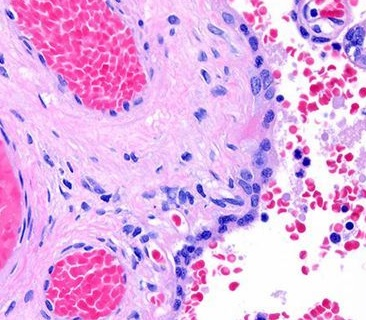
#> input picture images_original/11/Img_seg.jpg, 366 x 320 px, found by its file name
$ python 11_segmentation.py
#> lines starting #> are read from the running program, lines starting #| are printed output that depends on the picture; after the words box and inside, x2 and y2 are one past the last pixel; in counts of white or black regions, pixels touching at a corner belong together
### sources/library.py
import numpy as np
import matplotlib.pyplot as plt
import os
import sys

file_out = open('./outputs/' + os.path.basename(sys.argv[0]).split('.')[0] + '.txt', "w")

def print_out(text):
    print(text)
    file_out.write(text + '\n')

# [43 lines left out: functions plotar_histograma_cinzas, plotar_histograma_ruido, plotar_comparacao_histograma, not called in this run]

### sources/11_segmentation.py
# Instalar pacote com `pip3 install pillow`
from PIL import Image
# The fundamental package for scientific computing with Python
import numpy as np
# Importação da biblioteca própria
import library

# Carrega a imagem de entrada
img = Image.open("./images_original/11/Img_seg.jpg").convert('RGB')
#> img is the input picture: PIL image 366x320 RGB; mean R, G, B 227.5, 175.3, 229.1

# Converte a imagem para um array numpy
img_array = np.array(img)

# Separa os canais de cor da imagem
blue_channel = img_array[:, :, 2]
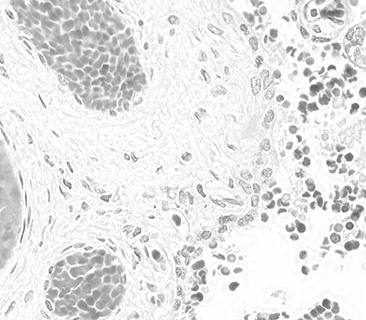
#> blue_channel: shape (320, 366); min 81, max 255, mean 229.1
red_channel = img_array[:, :, 0]
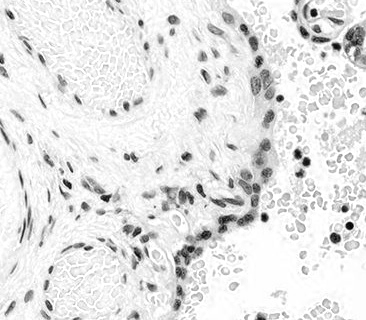
#> red_channel: shape (320, 366); min 0, max 255, mean 227.5

# Calcula a diferença entre os canais azul e vermelho
diff = blue_channel.astype(int) - red_channel.astype(int)
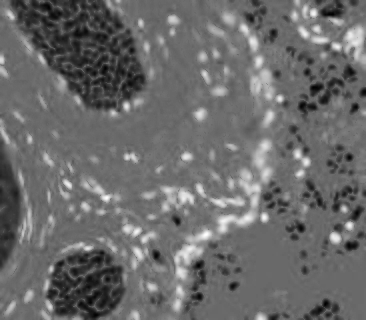
#> diff: shape (320, 366) int64; min -108, max 153, mean 1.6; drawn with min black and max white

# Limiariza a imagem
thresh = np.where(diff > 20, 255, 0).astype(np.uint8)
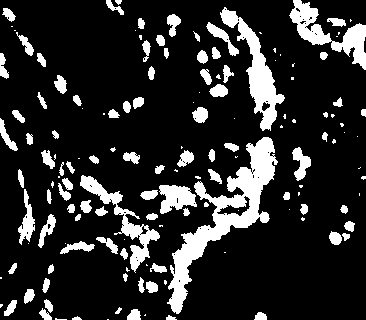
#> thresh: shape (320, 366); 16.6% white; 148 white regions (57 under 20 px), largest, box (x1, y1, x2, y2) and area: (167, 137, 278, 314) 4818, (220, 7, 285, 131) 2135, (289, 0, 366, 70) 1759

# Realiza a operação de abertura para remover ruídos
kernel = np.ones((5, 5), np.uint8)
opening = np.zeros_like(thresh)

# Percorre a imagem com o elemento estruturante
for i in range(kernel.shape[0] // 2, opening.shape[0] - kernel.shape[0] // 2):
    for j in range(kernel.shape[1] // 2, opening.shape[1] - kernel.shape[1] // 2):
        if thresh[i, j] != 0:
            opening[i - kernel.shape[0] // 2:i + kernel.shape[0] // 2 + 1,
                    j - kernel.shape[1] // 2:j + kernel.shape[1] // 2 + 1] |= kernel
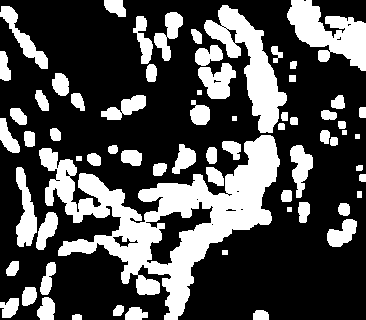
#> opening: shape (320, 366); values 0 (black) and 1 (white), 30.7% white; 67 white regions, largest, box (x1, y1, x2, y2) and area: (39, 135, 280, 320) 14751, (204, 5, 287, 133) 3722, (287, 0, 366, 71) 2981

# Encontra os contornos na imagem limiarizada
contours = []
for i in range(opening.shape[0]):
    for j in range(opening.shape[1]):
        if opening[i, j] != 0:
            contour = [(j, i)]
            while True:
                for di in range(-1, 2):
                    for dj in range(-1, 2):
                        if di == 0 and dj == 0:
                            continue
                        ni, nj = i + di, j + dj
                        if (
                            ni >= 0
                            and nj >= 0
                            and ni < opening.shape[0]
                            and nj < opening.shape[1]
                            and opening[ni, nj] != 0
                            ):
                            opening[ni, nj] = 0
                            contour.append((nj, ni))
                            i, j = ni, nj
                            break
                    else:
                        continue
                    break
                else:
                    break
            if len(contour) > 2:
                contours.append(np.array(contour))
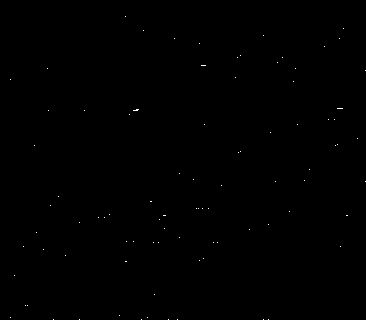
#> opening: shape (320, 366); values 0 (black) and 1 (white), 0.09% white in thin lines or dots
#> after the loop, contour = [(268, 319)]; j = 365; ni = 320; nj = 269

# Desenha os contornos encontrados na imagem original
for contour in contours:
    for i in range(len(contour)):
        x0, y0 = contour[i - 1]
        x1, y1 = contour[i]
        img_array[y0, x0] = [0, 255, 0]
        img_array[y1, x1] = [0, 255, 0]
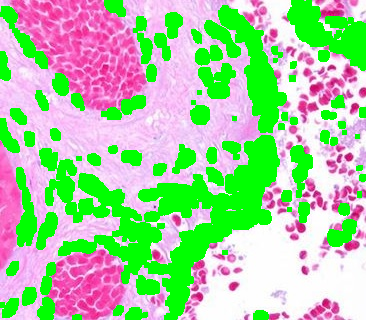
#> img_array: shape (320, 366, 3); mean R, G, B 167.6, 203.8, 159

# Define as regiões de controle para cálculo das taxas
regions = [
    {'name': 'region1', 'center': (500, 500), 'radius': 50},
    {'name': 'region2', 'center': (700, 700), 'radius': 50},
    {'name': 'region3', 'center': (900, 900), 'radius': 50},
    {'name': 'region4', 'center': (1100, 1100), 'radius': 50}
]

# Inicializa as variáveis de contagem
tp = 0
fp = 0
tn = 0

# Define as regiões de controle para cálculo das taxas
regions_of_interest = [
    # (centro_x, centro_y, raio)
    (400, 550, 25),   # região 1
    (800, 500, 50),   # região 2
    (1150, 350, 75),  # região 3
    (1200, 650, 100)  # região 4
]

# Calcula as taxas de acerto e erro
true_positives = 0
false_positives = 0
true_negatives = 0
false_negatives = 0

for region in regions_of_interest:
    # Extrai as informações da região de controle
    center_x, center_y, radius = region

    # Verifica se há algum contorno dentro da região
    found = False
    for contour in contours:
        for point in contour:
            x, y = point
            distance = np.sqrt((x - center_x)**2 + (y - center_y)**2)
            if distance < radius:
                found = True
                break
        if found:
            break

    # Atualiza as taxas
    if found:
        true_positives += 1
    else:
        false_negatives += 1

    for contour in contours:
        for point in contour:
            x, y = point
            distance = np.sqrt((x - center_x)**2 + (y - center_y)**2)
            if distance < radius:
                false_positives += 1
                break

    true_negatives += thresh.shape[0] * thresh.shape[1] - true_positives - false_positives - false_negatives
#> after the loop, false_negatives = 4; false_positives = 0; true_negatives = 468470; true_positives = 0

accuracy = (true_positives + true_negatives) / (true_positives + true_negatives + false_positives + false_negatives)
#> accuracy = 1
if true_positives + false_positives == 0:
    precision = 0.0
else:
    precision = true_positives / (true_positives + false_positives)

recall = true_positives / (true_positives + false_negatives)
#> recall = 0

library.print_out("Taxas de acerto e erro:")
library.print_out(f"Acurácia: {accuracy:.2f}")
library.print_out(f"Precisão: {precision:.2f}")
library.print_out(f"Recall: {recall:.2f}")

# Desenha os contornos encontrados na imagem original
for contour in contours:
    for i in range(len(contour)):
        x0, y0 = contour[i - 1]
        x1, y1 = contour[i]
        if x0 >= 0 and x0 < img_array.shape[1] and y0 >= 0 and y0 < img_array.shape[0]:
            img_array[y0, x0] = [0, 255, 0]
        if x1 >= 0 and x1 < img_array.shape[1] and y1 >= 0 and y1 < img_array.shape[0]:
            img_array[y1, x1] = [0, 255, 0]

# Salva a imagem segmentada
Image.fromarray(img_array).save("./images_generate/11/Img_seg_segmentada.jpg")
